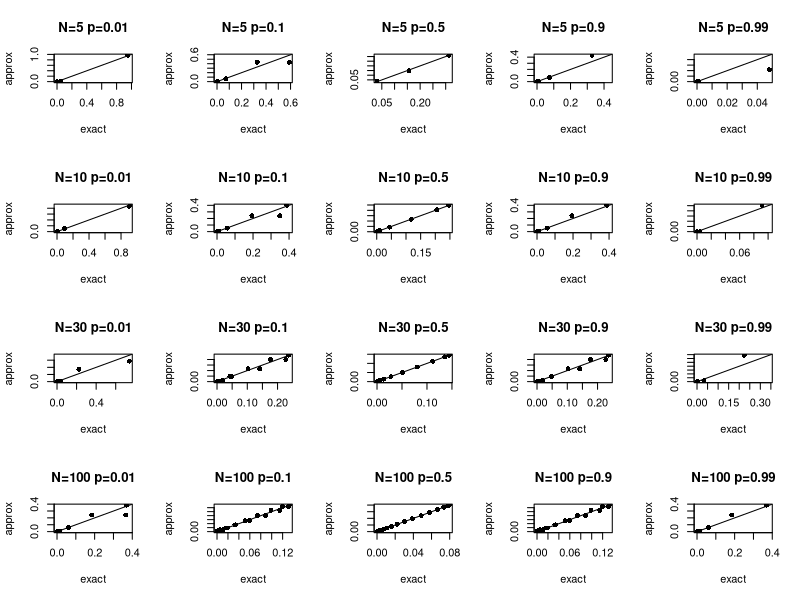

This chart was generated by the following R code:
dbinom(x = 2, size = 4, prob = 0.49)

dbinom(x = 4, size = 10, prob = 0.49)

pbinom(q = 10, size = 20, prob = 0.4, lower.tail = FALSE)

# The probability of winning the lottery is 1 in 175,223,510. If 189,000,000
# randomly generated (with replacement) tickets are sold, what is the
# probability that at least one winning tickets is sold? (give your answer as a
# proportion not percentage)

pbinom(q = 0, size = 189000000, prob = 1/175223510, lower.tail = FALSE)

# or at least two

pbinom(q = 1, size = 189000000, prob = 1/175223510, lower.tail = FALSE)

###############################################################################

size = 20
prob = 0.4
q.lo = 0.35*size
q.hi = 0.45*size

p.lo = pbinom(q = q.lo, size = size, prob = prob)
p.hi = pbinom(q = q.hi, size = size, prob = prob)
p.hi-p.lo

p.lo = pnorm(q = q.lo, mean = size*prob, sd = sqrt(size*prob*(1-prob)))
p.hi = pnorm(q = q.hi, mean = size*prob, sd = sqrt(size*prob*(1-prob)))
p.hi-p.lo

size = 1000
prob = 0.4
q.lo = 0.35*size
q.hi = 0.45*size

p.lo = pbinom(q = q.lo, size = size, prob = prob)
p.hi = pbinom(q = q.hi, size = size, prob = prob)
exact = p.hi-p.lo

p.lo = pnorm(q = q.lo, mean = size*prob, sd = sqrt(size*prob*(1-prob)))
p.hi = pnorm(q = q.hi, mean = size*prob, sd = sqrt(size*prob*(1-prob)))
approx = p.hi-p.lo

abs(exact-approx)

###############################################################################

Ns <- c(5,10,30,100)
ps <- c(0.01,0.10,0.5,0.9,0.99)

par(mfrow = c(length(Ns), length(ps)))
for (N in Ns) {
  k=1:N-1
  for (p in ps) {
    # binomial exact
    exact = dbinom(k,N,p)

    # normal approx
    a = (k+0.5 - N*p)/sqrt(N*p*(1-p))
    b = (k-0.5 - N*p)/sqrt(N*p*(1-p))
    approx = pnorm(a) - pnorm(b)
    
    lim = range(c(approx,exact))
    
    plot(exact, approx, xlim=lim, ylim=lim, col=1, pch=16, main = paste0("N=",N," p=",p))
    abline(0,1)
  }
}

###############################################################################

# exact binomial
N <- 189000000
p <- 1/175223510
dbinom(2,N,p)

# normal approx
a <- (2+0.5 - N*p)/sqrt(N*p*(1-p))
b <- (2-0.5 - N*p)/sqrt(N*p*(1-p))
pnorm(a) - pnorm(b)

# pois approx
dpois(2,N*p)

ppois(1, N*p, lower.tail = FALSE)
